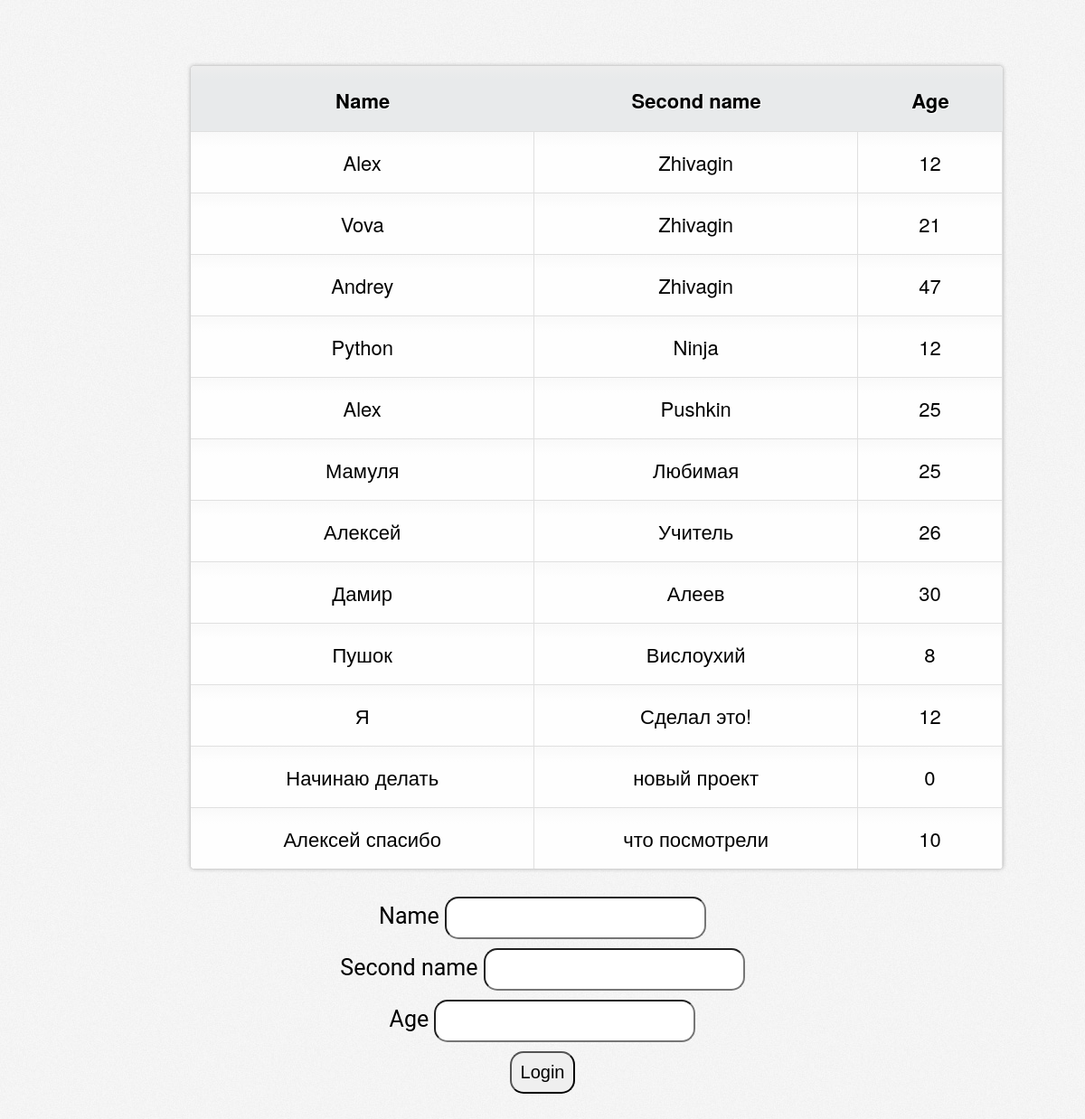
The page /database/ on the database as committed earlier.
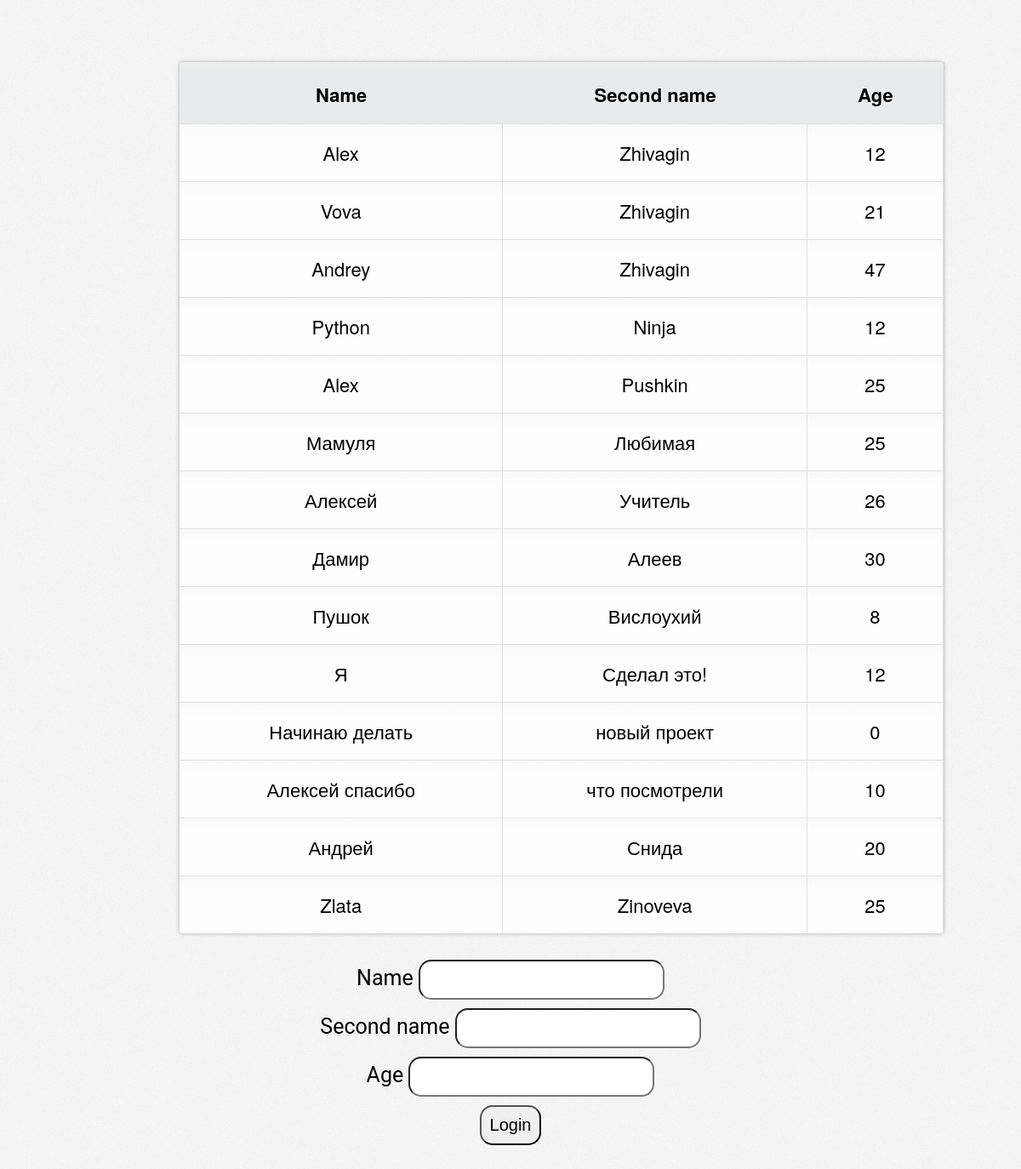
The same page on the database as committed later.
### about_me/models.py (models this page shows, shortened)
class AboutMeDatabase(models.Model):
    name = models.CharField(max_length=15, blank=False)
    second_name = models.CharField(max_length=15, blank=False)
    age = models.IntegerField(blank=False, default=0)

### about_me/views.py (the view)
# urls.py: path('database/', DatabaseRealisation.as_view()),
class DatabaseRealisation(View):
    @staticmethod
    def get(request):
        terms = AboutMeDatabase.objects.all()
        return render(request, "database.html", {"terms_list": terms})

### templates/database.html (shortened to what this page needs)
{% load static %}
<html lang="en">
<head>
    <link rel="stylesheet" href={% static "styles/database.css" %}>
</head>
<body>
<div id="content">
    <table cellspacing="0">
        <tr>
            <th>Name</th>
            <th>Second name</th>
            <th>Age</th>
        </tr>
        {% for name in terms_list %}
            <tr>
                <td>{{ name.name }}</td>
                <td>{{ name.second_name }}</td>
                <td>{{ name.age }}</td>
            </tr>
        {% endfor %}
    </table>
</div>
<div class="form">
    <form action="add_users" method="post">
            <label>Name</label>
            <input type="text" name="name" required maxlength="15"> <br>
            <label>Second name</label>
            <input type="text" name="second_name" required maxlength="15"> <br>
            <label>Age</label>
            <input type="number" name="age" required> <br>
            <input type="submit" value="Login">
    </form>
</div>
</body>
</html>

Rows that differ between the two databases and show on the page:
added AboutMeDatabase: name "Андрей", second_name "Снида", age "20"
added AboutMeDatabase: name "Zlata", second_name "Zinoveva", age "25"
